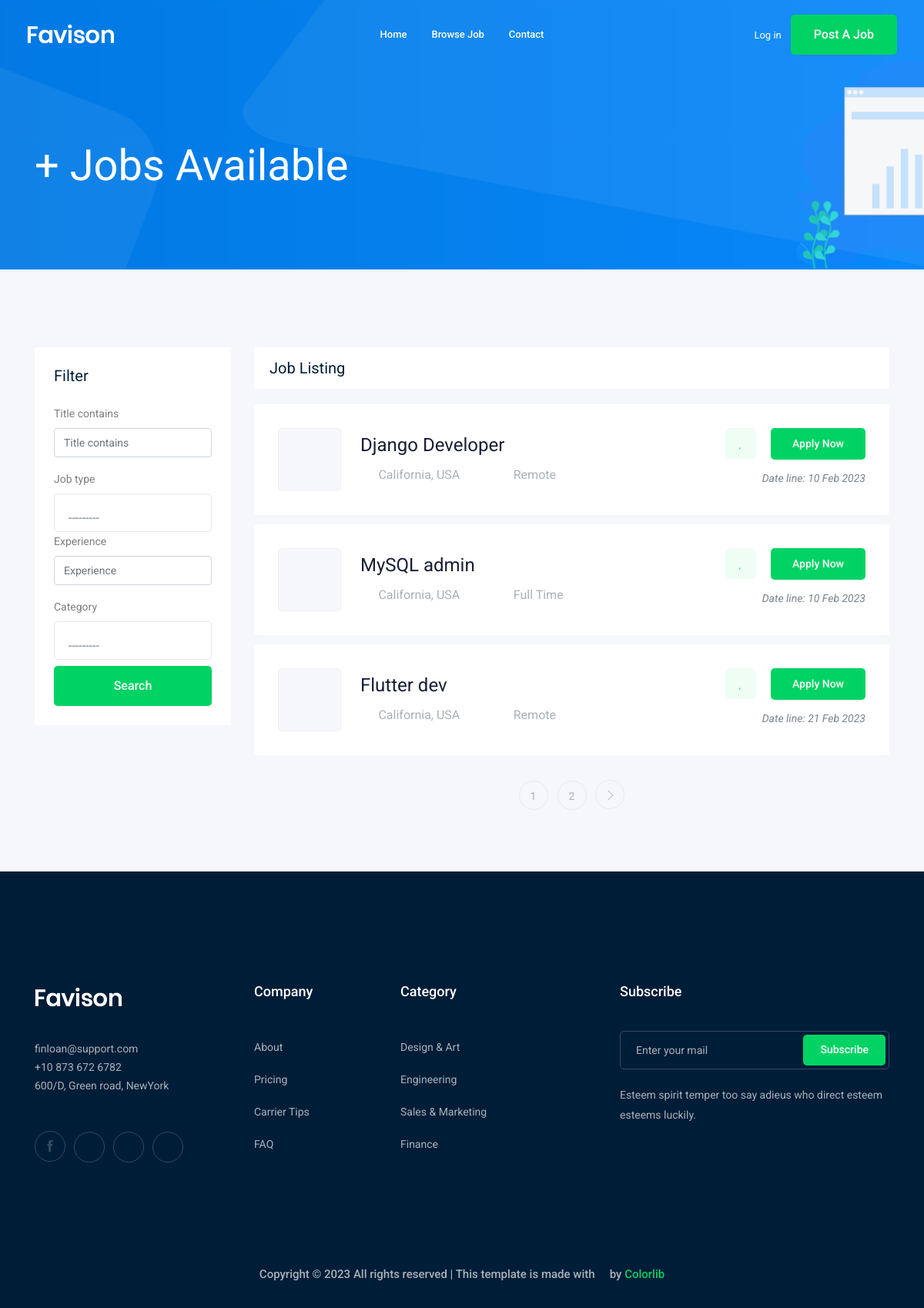
Screenshot of /jobs/ with the database file from the repository.
### job/models.py (models this page shows, shortened)
class Job(models.Model):
    owner = models.ForeignKey(User, related_name="job_owner", on_delete=models.CASCADE)
    title = models.CharField(max_length=100)
    job_type = models.CharField(max_length=20, choices=JOB_TYPE)
    description = models.TextField(max_length=1000)
    published_at = models.DateTimeField(auto_now=True)
    vacancy = models.IntegerField(default=1)
    salary = models.IntegerField(default=0)
    category = models.ForeignKey('Category', on_delete= models.CASCADE)
    experience = models.IntegerField(default=1)
    image = models.ImageField(upload_to=image_upload)
    slug = models.SlugField(blank= True, null= True)
    def __str__(self) -> str:
        return self.title

### job/views.py (the view)
# urls.py: path('', views.job_list, name='job_list'),
def job_list(request):
    job_list = Job.objects.all()
    filter = JobFilter(request.GET, queryset=job_list)
    job_list = filter.qs
    paginator = Paginator(job_list, 3)
    page_number = request.GET.get('page')
    page_obj = paginator.get_page(page_number)
    context = {'job_list': page_obj, 'filter': filter }
    return render(request, 'job/job_list.html', context)

### job/models.py (called while the page is built)
    def __str__(self) -> str:
        return self.name

### job/templates/job/job_list.html (shortened to what this page needs)
{% extends 'base.html' %}
{% load bootstrap4 %}
{% block body %}
<div class="bradcam_area bradcam_bg_1">
  <div class="container">
    <div class="row">
      <div class="col-xl-12">
        <div class="bradcam_text">
          <h3>{{jobs.count}}+ Jobs Available</h3>
        </div>
      </div>
    </div>
  </div>
</div>
<div class="job_listing_area plus_padding">
  <div class="container">
    <div class="row">
      <div class="col-lg-3">
        <div class="job_filter white-bg">
          <div class="form_inner white-bg">
            <h3>Filter</h3>
            <form method="GET">
              {% bootstrap_form filter.form %}
              <input type="submit" value="Search" class="boxed-btn3 w-100 mt-2">
            </form>
          </div>
        </div>
      </div>
      <div class="col-lg-9">
        <div class="recent_joblist_wrap">
          <div class="recent_joblist white-bg">
            <div class="row align-items-center">
              <div class="col-md-6">
                <h4>Job Listing</h4>
              </div>
              <div class="col-md-6"></div>
            </div>
          </div>
        </div>
        <div class="job_lists m-0">
          <div class="row">
            {% for job in job_list %}
            <div class="col-lg-12 col-md-12">
              <div class="single_jobs white-bg d-flex justify-content-between">
                <div class="jobs_left d-flex align-items-center">
                  <div class="thumb">
                  </div>
                  <div class="jobs_conetent">
                    <a href="{% url 'jobs:job_detail' job.slug %}"
                      ><h4>{{job}}</h4></a
                    >
                    <div class="links_locat d-flex align-items-center">
                      <div class="location">
                        <p><i class="fa fa-map-marker"></i> California, USA</p>
                      </div>
                      <div class="location">
                        <p><i class="fa fa-clock-o"></i>{{job.job_type}}</p>
                      </div>
                    </div>
                  </div>
                </div>
                <div class="jobs_right">
                  <div class="apply_now">
                    <a class="heart_mark" href="#">
                      <i class="fa fa-heart"></i>
                    </a>
                    <a
                      href="{% url 'jobs:job_detail' job.slug %}"
                      class="boxed-btn3"
                      >Apply Now</a
                    >
                  </div>
                  <div class="date">
                    <p>Date line: {{job.published_at|date:'d M o'}}</p>
                  </div>
                </div>
              </div>
            </div>
            {% endfor %}
          </div>
          {% if job_list.has_other_pages %}
          <div class="row">
            <div class="col-lg-12">
              <div class="pagination_wrap">
                <ul>
                   {% for i in job_list.paginator.page_range %}
                  <li>
                    <a href="?page={{i}}"><span>{{i}}</span></a>
                  </li>
                  {% endfor %} {% if job_list.has_next %}
                  <li>
                    <a href="?page={{job_list.next_page_number}}">
                      <i class="ti-angle-right"></i>
                    </a>
                  </li>
                  {% endif %}
                </ul>
              </div>
            </div>
          </div>
          {% endif %}
        </div>
      </div>
    </div>
  </div>
</div>
{% endblock body %}

### rows the page displays
Job: title "Django Developer", job_type "Remote", published_at "10 Feb 2023"
Job: title "MySQL admin", job_type "Full Time", published_at "10 Feb 2023"
Job: title "Flutter dev", job_type "Remote", published_at "21 Feb 2023"

### other values shown
{{ i }} "1" "2"
